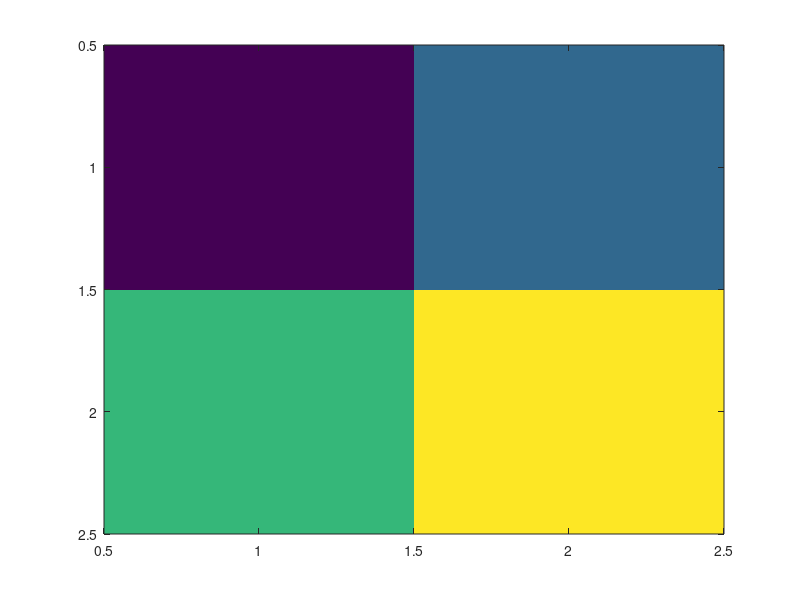

This figure's MATLAB source: (Note: this script raises an error after producing the figure.)
function summary = runS1SecurityTexTests(outputDirectory)
%RUNS1SECURITYTEXTESTS Real compiler checks for paths and shell-escape policy.
    repository = fileparts(fileparts(mfilename('fullpath'))); addpath(fullfile(repository,'src'));
    if nargin < 1, outputDirectory = fullfile(repository,'.audit','s1-security-tex'); end
    if exist(outputDirectory,'dir') ~= 7, mkdir(outputDirectory); end
    root = tempname(outputDirectory); mkdir(root);
    f = figure('Visible','off'); cleanup = onCleanup(@() close(f));
    imagesc(axes('Parent',f), [1 2;3 4]);
    r = m2t.export(f, fullfile(root,'heat map_test.v1'), 'ImageBackend','hybrid');
    assert(r.success && exist(r.pdfPath,'file') == 2);
    r = m2t.export(f, fullfile(root,'heat map_test.v1'), 'ImageBackend','hybrid','Overwrite',true);
    assert(r.success);
    tex = fullfile(root,'shell-policy.tex'); pdf = fullfile(root,'shell-policy.pdf');
    m2t.internal.writeTextFile(tex, sprintf(['\\documentclass{article}\n\\begin{document}\n' ...
        '\\directlua{assert(status.shell_escape == 0)}\nShell escape disabled.\n\\end{document}\n']));
    result = m2t.internal.compileLuaLatex(tex,pdf); assert(result.success);
    summary = struct('tests',3,'failures',0,'outputDirectory',root);
    m2t.internal.writeTextFile(fullfile(root,'security-tex-results.tsv'), sprintf( ...
        'case\tstatus\nspaces_dots_underscore\tPASS\nowned_overwrite\tPASS\nshell_escape_disabled\tPASS\n'));
    clear cleanup;
end
